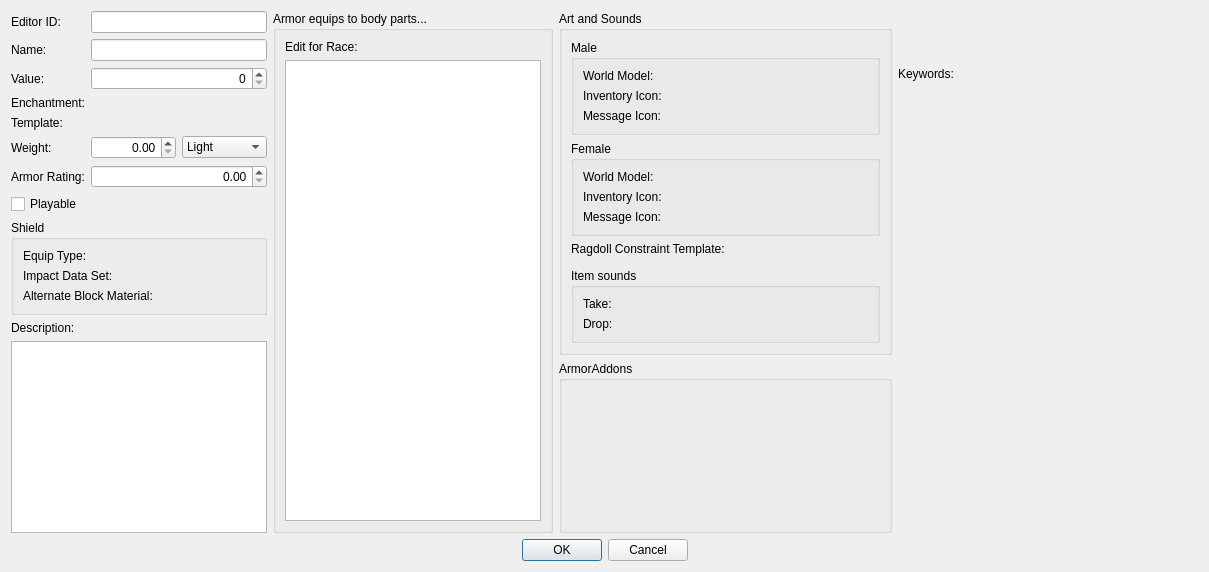
<?xml version="1.0" encoding="UTF-8"?>
<ui version="4.0">
 <class>FormDialogArmor</class>
 <widget class="QDialog" name="FormDialogArmor">
  <property name="windowTitle">
   <string>Armor</string>
  </property>
  <layout class="QGridLayout" name="gridLayout_8">
   <item row="0" column="0">
    <layout class="QVBoxLayout" name="verticalLayout_6">
     <item>
      <layout class="QGridLayout" name="gridLayout_3">
       <item row="0" column="0">
        <widget class="QLabel" name="label_7">
         <property name="text">
          <string>Editor ID:</string>
         </property>
         <property name="buddy">
          <cstring>editorID</cstring>
         </property>
        </widget>
       </item>
       <item row="1" column="0">
        <widget class="QLabel" name="label_8">
         <property name="text">
          <string>Name:</string>
         </property>
         <property name="buddy">
          <cstring>name</cstring>
         </property>
        </widget>
       </item>
       <item row="6" column="1">
        <widget class="QDoubleSpinBox" name="rating">
         <property name="alignment">
          <set>Qt::AlignRight|Qt::AlignTrailing|Qt::AlignVCenter</set>
         </property>
        </widget>
       </item>
       <item row="3" column="1">
        <widget class="DKFormPicker" name="enchantment">
         <property name="whatsThis">
          <string>You can optionally attach an enchantment to this armor. This can be used for pre-enchanted loot or to provide certain unique armors with special effects.</string>
         </property>
        </widget>
       </item>
       <item row="5" column="1">
        <layout class="QHBoxLayout" name="horizontalLayout">
         <item>
          <widget class="QDoubleSpinBox" name="weight">
           <property name="alignment">
            <set>Qt::AlignRight|Qt::AlignTrailing|Qt::AlignVCenter</set>
           </property>
          </widget>
         </item>
         <item>
          <widget class="QComboBox" name="armorSkill">
           <item>
            <property name="text">
             <string>Light</string>
            </property>
           </item>
           <item>
            <property name="text">
             <string>Heavy</string>
            </property>
           </item>
           <item>
            <property name="text">
             <string>None</string>
            </property>
           </item>
          </widget>
         </item>
        </layout>
       </item>
       <item row="3" column="0">
        <widget class="QLabel" name="label_10">
         <property name="text">
          <string>Enchantment:</string>
         </property>
         <property name="buddy">
          <cstring>enchantment</cstring>
         </property>
        </widget>
       </item>
       <item row="0" column="1">
        <widget class="QLineEdit" name="editorID"/>
       </item>
       <item row="2" column="1">
        <widget class="QSpinBox" name="value">
         <property name="alignment">
          <set>Qt::AlignRight|Qt::AlignTrailing|Qt::AlignVCenter</set>
         </property>
        </widget>
       </item>
       <item row="4" column="1">
        <widget class="DKFormPicker" name="templateForm">
         <property name="whatsThis">
          <string>&lt;p&gt;If this is set to another Armor form, then this armor will inherit all of its data except for the editor ID, name, value, and enchantment fields from the template. Inherited fields cannot be edited here.&lt;/p&gt;
&lt;p&gt;The main purpose of this option is to support variant armors, such as pre-made enchantments. Every pre-enchanted Daedric Helmet, for example, uses the non-enchanted Daedric Helmet form as a template, so that their baseline gameplay and art settings can all be edited in one place.&lt;/p&gt;</string>
         </property>
        </widget>
       </item>
       <item row="5" column="0">
        <widget class="QLabel" name="label_12">
         <property name="text">
          <string>Weight:</string>
         </property>
         <property name="buddy">
          <cstring>weight</cstring>
         </property>
        </widget>
       </item>
       <item row="2" column="0">
        <widget class="QLabel" name="label_9">
         <property name="text">
          <string>Value:</string>
         </property>
         <property name="buddy">
          <cstring>value</cstring>
         </property>
        </widget>
       </item>
       <item row="6" column="0">
        <widget class="QLabel" name="label_13">
         <property name="text">
          <string>Armor Rating:</string>
         </property>
         <property name="buddy">
          <cstring>rating</cstring>
         </property>
        </widget>
       </item>
       <item row="4" column="0">
        <widget class="QLabel" name="label_11">
         <property name="text">
          <string>Template:</string>
         </property>
         <property name="buddy">
          <cstring>templateForm</cstring>
         </property>
        </widget>
       </item>
       <item row="1" column="1">
        <widget class="QLineEdit" name="name"/>
       </item>
       <item row="7" column="0" colspan="2">
        <widget class="QCheckBox" name="flagPlayable">
         <property name="whatsThis">
          <string>Items that are not playable will be hidden from in-game menus, and cannot be acquired or worn by the player.</string>
         </property>
         <property name="text">
          <string>Playable</string>
         </property>
        </widget>
       </item>
      </layout>
     </item>
     <item>
      <widget class="QGroupBox" name="groupBox">
       <property name="title">
        <string>Shield</string>
       </property>
       <layout class="QGridLayout" name="gridLayout_4">
        <item row="0" column="0">
         <widget class="QLabel" name="label_15">
          <property name="text">
           <string>Equip Type:</string>
          </property>
          <property name="buddy">
           <cstring>equipType</cstring>
          </property>
         </widget>
        </item>
        <item row="0" column="1">
         <widget class="DKFormPicker" name="equipType">
          <property name="whatsThis">
           <string>Control which hand or hands an actor equips this armor to. This is generally only used for shields.</string>
          </property>
         </widget>
        </item>
        <item row="1" column="0">
         <widget class="QLabel" name="label_14">
          <property name="text">
           <string>Impact Data Set:</string>
          </property>
          <property name="buddy">
           <cstring>impactDataSetBlockBash</cstring>
          </property>
         </widget>
        </item>
        <item row="1" column="1">
         <widget class="DKFormPicker" name="impactDataSetBlockBash">
          <property name="whatsThis">
           <string>The Impact Data Set used for this armor when blocking and bashing.</string>
          </property>
         </widget>
        </item>
        <item row="2" column="0">
         <widget class="QLabel" name="label_16">
          <property name="text">
           <string>Alternate Block Material:</string>
          </property>
          <property name="buddy">
           <cstring>alternateBlockMaterial</cstring>
          </property>
         </widget>
        </item>
        <item row="2" column="1">
         <widget class="DKFormPicker" name="alternateBlockMaterial">
          <property name="whatsThis">
           <string>The material type used for this shield while blocking with it.</string>
          </property>
         </widget>
        </item>
       </layout>
      </widget>
     </item>
     <item>
      <layout class="QVBoxLayout" name="verticalLayout_7">
       <item>
        <widget class="QLabel" name="label_23">
         <property name="text">
          <string>Description:</string>
         </property>
         <property name="buddy">
          <cstring>description</cstring>
         </property>
        </widget>
       </item>
       <item>
        <widget class="QPlainTextEdit" name="description">
         <property name="whatsThis">
          <string>An optional description for this item, which will be displayed in the &quot;item card&quot; widget in the inventory menu. If no description is provided and the armor has (or gains) an enchantment, then the description from that enchantment will be used.</string>
         </property>
        </widget>
       </item>
      </layout>
     </item>
    </layout>
   </item>
   <item row="0" column="1">
    <layout class="QGridLayout" name="gridLayout_7">
     <item row="0" column="0" colspan="2">
      <widget class="QGroupBox" name="groupBox_4">
       <property name="whatsThis">
        <string>&lt;p&gt;Armor forms can be made compatible with multiple races, and must specify which of a race's body parts they equip to. Actors of a given race can equip a piece of armor if that armor is set to equip to at least one of that race's body parts. (Alternatively, one race can specify another race as its &quot;armor race,&quot; to inherit the latter race's wearable armor.) An actor can only equip one armor to a given body part; if they try to equip another armor to the same body part, then the previous armor is automatically unequipped.&lt;/p&gt;
&lt;p&gt;To edit this data, first select a race, to view its list of body parts. Then, check and uncheck body parts as desired. Note that playable armors always rely on DefaultRace.&lt;/p&gt;</string>
       </property>
       <property name="title">
        <string>Armor equips to body parts...</string>
       </property>
       <layout class="QGridLayout" name="gridLayout_9">
        <item row="0" column="0">
         <widget class="QLabel" name="label_20">
          <property name="text">
           <string>Edit for Race:</string>
          </property>
          <property name="buddy">
           <cstring>bipedObjectsCurrentRace</cstring>
          </property>
         </widget>
        </item>
        <item row="0" column="1">
         <widget class="DKFormPicker" name="bipedObjectsCurrentRace">
          <property name="allowNone">
           <bool>false</bool>
          </property>
         </widget>
        </item>
        <item row="1" column="0" colspan="2">
         <widget class="QListView" name="bipedObjectsCurrentList">
          <property name="baseSize">
           <size>
            <width>120</width>
            <height>0</height>
           </size>
          </property>
         </widget>
        </item>
       </layout>
      </widget>
     </item>
    </layout>
   </item>
   <item row="0" column="2">
    <layout class="QVBoxLayout" name="verticalLayout_3">
     <item>
      <widget class="QGroupBox" name="verticalGroupBox">
       <property name="title">
        <string>Art and Sounds</string>
       </property>
       <layout class="QVBoxLayout" name="verticalLayout">
        <item>
         <widget class="QGroupBox" name="graphicsM">
          <property name="title">
           <string>Male</string>
          </property>
          <layout class="QGridLayout" name="gridLayout">
           <item row="0" column="0">
            <widget class="QLabel" name="label">
             <property name="text">
              <string>World Model:</string>
             </property>
             <property name="buddy">
              <cstring>modelM</cstring>
             </property>
            </widget>
           </item>
           <item row="0" column="1">
            <widget class="DKFormNIFPicker" name="modelM">
             <property name="minimumSize">
              <size>
               <width>200</width>
               <height>0</height>
              </size>
             </property>
             <property name="whatsThis">
              <string>&lt;p&gt;The 3D model used to render this armor in the inventory menu and when it's dropped into the game world as an item.&lt;/p&gt;
&lt;p&gt;To edit the 3D models used when the armor is actually worn by an actor, refer to the ArmorAddon forms that this armor relies on.&lt;/p&gt;</string>
             </property>
            </widget>
           </item>
           <item row="1" column="0">
            <widget class="QLabel" name="label_2">
             <property name="text">
              <string>Inventory Icon:</string>
             </property>
             <property name="buddy">
              <cstring>iconInventoryM</cstring>
             </property>
            </widget>
           </item>
           <item row="1" column="1">
            <widget class="DKGameFilePicker" name="iconInventoryM">
             <property name="whatsThis">
              <string>Unused.</string>
             </property>
            </widget>
           </item>
           <item row="2" column="0">
            <widget class="QLabel" name="label_3">
             <property name="text">
              <string>Message Icon:</string>
             </property>
             <property name="buddy">
              <cstring>iconMessageM</cstring>
             </property>
            </widget>
           </item>
           <item row="2" column="1">
            <widget class="DKGameFilePicker" name="iconMessageM">
             <property name="whatsThis">
              <string>Unused.</string>
             </property>
            </widget>
           </item>
          </layout>
         </widget>
        </item>
        <item>
         <widget class="QGroupBox" name="graphicsF">
          <property name="title">
           <string>Female</string>
          </property>
          <layout class="QGridLayout" name="gridLayout_2">
           <item row="0" column="0">
            <widget class="QLabel" name="label_4">
             <property name="text">
              <string>World Model:</string>
             </property>
             <property name="buddy">
              <cstring>modelF</cstring>
             </property>
            </widget>
           </item>
           <item row="0" column="1">
            <widget class="DKFormNIFPicker" name="modelF">
             <property name="minimumSize">
              <size>
               <width>200</width>
               <height>0</height>
              </size>
             </property>
             <property name="whatsThis">
              <string>&lt;p&gt;The 3D model used to render this armor in the inventory menu and when it's dropped into the game world as an item. If you don't select a female model, then the male model is used as a default.&lt;/p&gt;
&lt;p&gt;To edit the 3D models used when the armor is actually worn by an actor, refer to the ArmorAddon forms that this armor relies on.&lt;/p&gt;</string>
             </property>
            </widget>
           </item>
           <item row="1" column="0">
            <widget class="QLabel" name="label_5">
             <property name="text">
              <string>Inventory Icon:</string>
             </property>
             <property name="buddy">
              <cstring>iconInventoryF</cstring>
             </property>
            </widget>
           </item>
           <item row="1" column="1">
            <widget class="DKGameFilePicker" name="iconInventoryF">
             <property name="whatsThis">
              <string>Unused. If you don't select a female icon, then the male icon would be used as a default, if item icons in general were still used.</string>
             </property>
            </widget>
           </item>
           <item row="2" column="0">
            <widget class="QLabel" name="label_6">
             <property name="text">
              <string>Message Icon:</string>
             </property>
             <property name="buddy">
              <cstring>iconMessageF</cstring>
             </property>
            </widget>
           </item>
           <item row="2" column="1">
            <widget class="DKGameFilePicker" name="iconMessageF">
             <property name="whatsThis">
              <string>Unused. If you don't select a female icon, then the male icon would be used as a default, if item icons in general were still used.</string>
             </property>
            </widget>
           </item>
          </layout>
         </widget>
        </item>
        <item>
         <layout class="QGridLayout" name="gridLayout_6">
          <item row="1" column="0" colspan="2">
           <widget class="DKFormDestructionDataButton" name="destructionData"/>
          </item>
          <item row="0" column="0">
           <widget class="QLabel" name="label_19">
            <property name="text">
             <string>Ragdoll Constraint Template:</string>
            </property>
            <property name="buddy">
             <cstring>ragdollConstraintTemplate</cstring>
            </property>
           </widget>
          </item>
          <item row="0" column="1">
           <widget class="DKGameFilePicker" name="ragdollConstraintTemplate">
            <property name="whatsThis">
             <string>Ragdoll templates are defined in &lt;code&gt;*.rdt&lt;/code&gt; files, and are ea emans of applying new Havok constraint and rigid body data to an existing animation skeleton. The goal is to modify the characteristics of a ragdoll to reflect clothing or armor differences.</string>
            </property>
           </widget>
          </item>
         </layout>
        </item>
        <item>
         <widget class="QGroupBox" name="groupBox_2">
          <property name="title">
           <string>Item sounds</string>
          </property>
          <layout class="QGridLayout" name="gridLayout_5">
           <item row="0" column="0">
            <widget class="QLabel" name="label_17">
             <property name="text">
              <string>Take:</string>
             </property>
             <property name="buddy">
              <cstring>soundTake</cstring>
             </property>
            </widget>
           </item>
           <item row="0" column="1">
            <widget class="DKFormPicker" name="soundTake"/>
           </item>
           <item row="1" column="0">
            <widget class="QLabel" name="label_18">
             <property name="text">
              <string>Drop:</string>
             </property>
             <property name="buddy">
              <cstring>soundDrop</cstring>
             </property>
            </widget>
           </item>
           <item row="1" column="1">
            <widget class="DKFormPicker" name="soundDrop"/>
           </item>
          </layout>
         </widget>
        </item>
       </layout>
      </widget>
     </item>
     <item>
      <widget class="QGroupBox" name="groupBox_3">
       <property name="title">
        <string>ArmorAddons</string>
       </property>
       <layout class="QVBoxLayout" name="verticalLayout_2">
        <item>
         <widget class="DKFormListPane" name="armorAddons">
          <property name="whatsThis">
           <string>&lt;p&gt;The way a piece of armor looks when it's worn by an actor is determined by ArmorAddon forms, which specify the 3D models for worn armor. Each ArmorAddon is designed for a single race (and any races which use that one as their &quot;armor race&quot;) and a single body part or set of body parts. An armor can specify multiple ArmorAddons to support multiple races. One example from the base game is the Falmer Helmet, which has separate ArmorAddons for human and elf races, Khajiit, Argonians, and Falmer.&lt;/p&gt;
&lt;p&gt;An Armor form and an ArmorAddon form will both define a list of body parts. The list on the Armor form controls equipping and unequipping: which races are allowed to wear a given armor, and which armors can be worn concurrently. The list on the ArmorAddon form controls the visuals only, and uses a separate &quot;priority&quot; value to determine how to handle two overlapping ArmorAddons.&lt;/p&gt;</string>
          </property>
          <property name="showFormTypes">
           <bool>false</bool>
          </property>
          <property name="showMoveButtons">
           <bool>false</bool>
          </property>
          <property name="showRemoveButton">
           <bool>false</bool>
          </property>
         </widget>
        </item>
       </layout>
      </widget>
     </item>
    </layout>
   </item>
   <item row="0" column="3">
    <layout class="QVBoxLayout" name="verticalLayout_4">
     <item>
      <layout class="QVBoxLayout" name="verticalLayout_5">
       <item>
        <widget class="QLabel" name="label_22">
         <property name="text">
          <string>Keywords:</string>
         </property>
         <property name="buddy">
          <cstring>keywords</cstring>
         </property>
        </widget>
       </item>
       <item>
        <widget class="DKFormListPane" name="keywords">
         <property name="showFormTypes">
          <bool>false</bool>
         </property>
        </widget>
       </item>
      </layout>
     </item>
     <item>
      <widget class="DKPapyrusBoundScriptListPane" name="scriptListPane">
       <property name="minimumSize">
        <size>
         <width>300</width>
         <height>0</height>
        </size>
       </property>
      </widget>
     </item>
    </layout>
   </item>
   <item row="1" column="0" colspan="4">
    <layout class="QHBoxLayout" name="buttonsLayout">
     <item>
      <spacer name="horizontalSpacer">
       <property name="orientation">
        <enum>Qt::Horizontal</enum>
       </property>
       <property name="sizeHint" stdset="0">
        <size>
         <width>40</width>
         <height>20</height>
        </size>
       </property>
      </spacer>
     </item>
     <item>
      <widget class="QPushButton" name="buttonOK">
       <property name="text">
        <string>OK</string>
       </property>
      </widget>
     </item>
     <item>
      <widget class="QPushButton" name="buttonCancel">
       <property name="text">
        <string>Cancel</string>
       </property>
      </widget>
     </item>
     <item>
      <spacer name="horizontalSpacer_2">
       <property name="orientation">
        <enum>Qt::Horizontal</enum>
       </property>
       <property name="sizeHint" stdset="0">
        <size>
         <width>40</width>
         <height>20</height>
        </size>
       </property>
      </spacer>
     </item>
    </layout>
   </item>
  </layout>
 </widget>
 <customwidgets>
  <customwidget>
   <class>DKFormPicker</class>
   <extends>QWidget</extends>
   <header>widgets/DKFormPicker.h</header>
  </customwidget>
  <customwidget>
   <class>DKFormListPane</class>
   <extends>QWidget</extends>
   <header>widgets/DKFormListPane.h</header>
  </customwidget>
  <customwidget>
   <class>DKFormDestructionDataButton</class>
   <extends>QWidget</extends>
   <header>widgets/DKFormDestructionDataButton.h</header>
  </customwidget>
  <customwidget>
   <class>DKPapyrusBoundScriptListPane</class>
   <extends>QWidget</extends>
   <header>widgets/DKPapyrusBoundScriptListPane.h</header>
  </customwidget>
  <customwidget>
   <class>DKGameFilePicker</class>
   <extends>QWidget</extends>
   <header>widgets/DKGameFilePicker.h</header>
  </customwidget>
  <customwidget>
   <class>DKFormNIFPicker</class>
   <extends>QWidget</extends>
   <header>widgets/DKFormNIFPicker.h</header>
  </customwidget>
 </customwidgets>
 <tabstops>
  <tabstop>editorID</tabstop>
  <tabstop>name</tabstop>
  <tabstop>value</tabstop>
  <tabstop>enchantment</tabstop>
  <tabstop>templateForm</tabstop>
  <tabstop>weight</tabstop>
  <tabstop>armorSkill</tabstop>
  <tabstop>rating</tabstop>
  <tabstop>flagPlayable</tabstop>
  <tabstop>equipType</tabstop>
  <tabstop>impactDataSetBlockBash</tabstop>
  <tabstop>alternateBlockMaterial</tabstop>
  <tabstop>description</tabstop>
  <tabstop>bipedObjectsCurrentRace</tabstop>
  <tabstop>bipedObjectsCurrentList</tabstop>
  <tabstop>modelM</tabstop>
  <tabstop>iconInventoryM</tabstop>
  <tabstop>iconMessageM</tabstop>
  <tabstop>modelF</tabstop>
  <tabstop>iconInventoryF</tabstop>
  <tabstop>iconMessageF</tabstop>
  <tabstop>ragdollConstraintTemplate</tabstop>
  <tabstop>destructionData</tabstop>
  <tabstop>soundTake</tabstop>
  <tabstop>soundDrop</tabstop>
  <tabstop>armorAddons</tabstop>
  <tabstop>keywords</tabstop>
  <tabstop>scriptListPane</tabstop>
  <tabstop>buttonOK</tabstop>
  <tabstop>buttonCancel</tabstop>
 </tabstops>
 <resources/>
 <connections/>
</ui>
